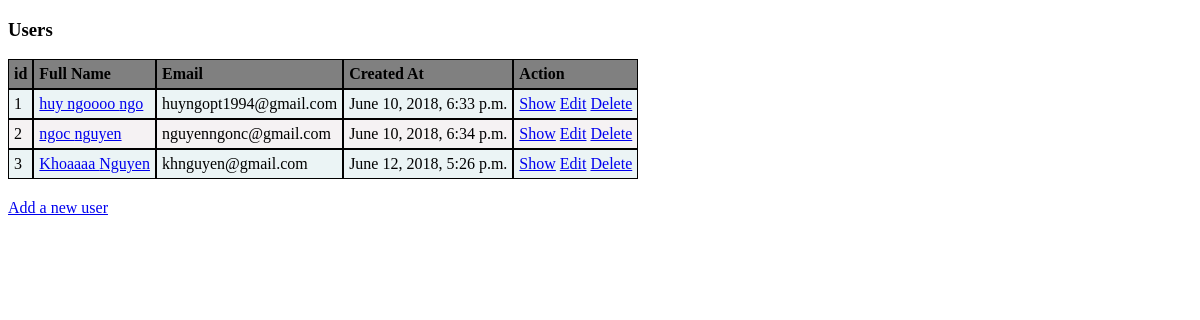
The page / on the database its author committed.
### main_app/models.py (models this page shows)
class User(models.Model):
    first_name = models.CharField(max_length=255)
    last_name= models.CharField(max_length=255)
    email = models.CharField(max_length=255)
    created_at = models.DateTimeField(auto_now_add=True)
    updated_at = models.DateTimeField(auto_now=True)

### main_app/views.py (the view)
# urls.py: url(r'^$', views.index, name='index'),
def index(request):
    users = User.objects.all()
    context = {'users':users}
    return render(request, 'main_app/index.html', context)

### main_app/templates/main_app/index.html (shortened to what this page needs)
<!DOCTYPE html>
<html lang="en">
<head>
    {% load static %}
    <link rel="stylesheet" href="{% static 'main_app/css/style.css' %}">
</head>
<body>
    <h3>Users</h3>
    <table>
        <tr>
            <th>id</th>
            <th>Full Name</th>
            <th>Email</th>
            <th>Created At</th>
            <th>Action</th>
        </tr>
        {% for user in users %}
            <tr>
                <td>{{user.id}}</td>
                <td><a href="/{{user.id}}/show">{{user.first_name}} {{user.last_name}}</a></td>
                <td>{{user.email}}</td>
                <td>{{user.created_at}}</td>
                <td><a href="/{{user.id}}/show">Show</a> <a href="/{{user.id}}/edit">Edit</a> <a href="/{{user.id}}/delete">Delete</a>
                </td>
            </tr>
        {% endfor %}
    </table>
    <a href="/new">Add a new user</a>
</body>
</html>

### main_app/static/main_app/css/style.css (style rules this page uses)
td, th { border: 1px solid; padding: 5px; }
table { margin-bottom: 20px; border-spacing: 0; text-align: left; }
tr:nth-child(even) { background-color: #ebf4f5; }
tr:nth-child(odd) { background-color: #f5f2f3; }
th { background-color: grey; }

### rows shown on the page
User: id "1", first_name "huy ngoooo", last_name "ngo", email "huyngopt1994@gmail.com", created_at "June 10, 2018, 6:33 p.m."
User: id "2", first_name "ngoc", last_name "nguyen", email "nguyenngonc@gmail.com", created_at "June 10, 2018, 6:34 p.m."
User: id "3", first_name "Khoaaaa", last_name "Nguyen", email "khnguyen@gmail.com", created_at "June 12, 2018, 5:26 p.m."
